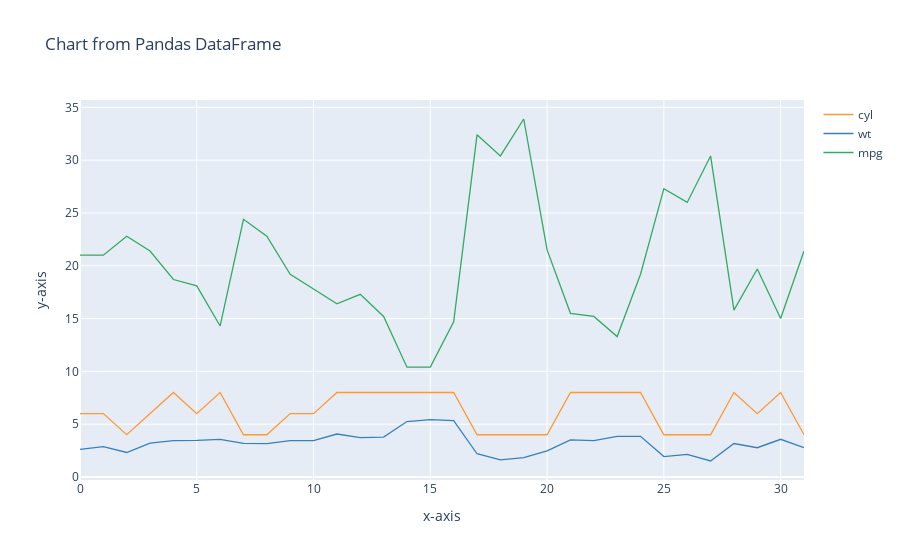

Here is the notebook cell this chart was saved with:
### Markdown cell above
## Creating line charts
### A Very basic line chart

### Code cell
address = 'C:/Users/imran/OneDrive/Documents/GitHub/pythonLinkedIn/pythonWithLinkedIn/DS Essential Training 1/Data/mtcars.csv'

cars = pd.read_csv(address)

cars.columns = ['car_names', 'mpg', 'cyl', 'disp', 'hp', 'drat', 'wt', 'qsec', 'vs', 'am', 'gear', 'carb' ]

df = cars[['cyl','wt','mpg']]
layout=dict(title='Chart from Pandas DataFrame', xaxis=dict(title='x-axis'), yaxis=dict(title='y-axis'))
df.iplot(filename='cf-simple-line-chart', layout=layout)

### Figure 1 — Plotly figure (JSON) as saved in the notebook; plotly's stock layout.template omitted (floating-point values rounded to 4 significant figures)
{"data": [{"line": {"color": "rgba(255, 153, 51, 1.0)", "dash": "solid", "shape": "linear", "width": 1.3}, "mode": "lines", "name": "cyl", "text": "", "type": "scatter", "x": [0, 1, 2, 3, 4, 5, 6, 7, 8, 9, 10, 11, 12, 13, 14, 15, 16, 17, 18, 19, 20, 21, 22, 23, 24, 25, 26, 27, 28, 29, 30, 31], "y": [6, 6, 4, 6, 8, 6, 8, 4, 4, 6, 6, 8, 8, 8, 8, 8, 8, 4, 4, 4, 4, 8, 8, 8, 8, 4, 4, 4, 8, 6, 8, 4]}, {"line": {"color": "rgba(55, 128, 191, 1.0)", "dash": "solid", "shape": "linear", "width": 1.3}, "mode": "lines", "name": "wt", "text": "", "type": "scatter", "x": [0, 1, 2, 3, 4, 5, 6, 7, 8, 9, 10, 11, 12, 13, 14, 15, 16, 17, 18, 19, 20, 21, 22, 23, 24, 25, 26, 27, 28, 29, 30, 31], "y": [2.62, 2.875, 2.32, 3.215, 3.44, 3.46, 3.57, 3.19, 3.15, 3.44, 3.44, 4.07, 3.73, 3.78, 5.25, 5.424, 5.345, 2.2, 1.615, 1.835, 2.465, 3.52, 3.435, 3.84, 3.845, 1.935, 2.14, 1.513, 3.17, 2.77, 3.57, 2.78]}, {"line": {"color": "rgba(50, 171, 96, 1.0)", "dash": "solid", "shape": "linear", "width": 1.3}, "mode": "lines", "name": "mpg", "text": "", "type": "scatter", "x": [0, 1, 2, 3, 4, 5, 6, 7, 8, 9, 10, 11, 12, 13, 14, 15, 16, 17, 18, 19, 20, 21, 22, 23, 24, 25, 26, 27, 28, 29, 30, 31], "y": [21, 21, 22.8, 21.4, 18.7, 18.1, 14.3, 24.4, 22.8, 19.2, 17.8, 16.4, 17.3, 15.2, 10.4, 10.4, 14.7, 32.4, 30.4, 33.9, 21.5, 15.5, 15.2, 13.3, 19.2, 27.3, 26, 30.4, 15.8, 19.7, 15, 21.4]}], "layout": {"title": {"text": "Chart from Pandas DataFrame"}, "xaxis": {"title": {"text": "x-axis"}}, "yaxis": {"title": {"text": "y-axis"}}}}
